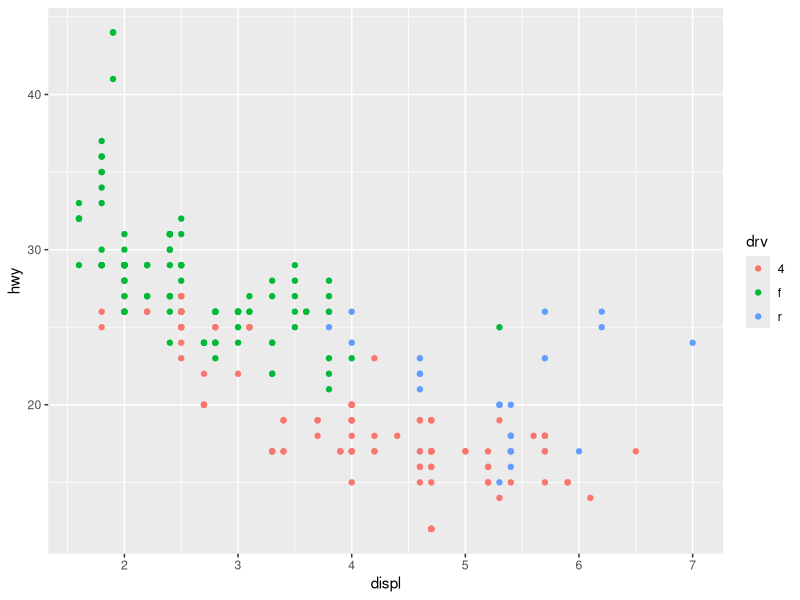
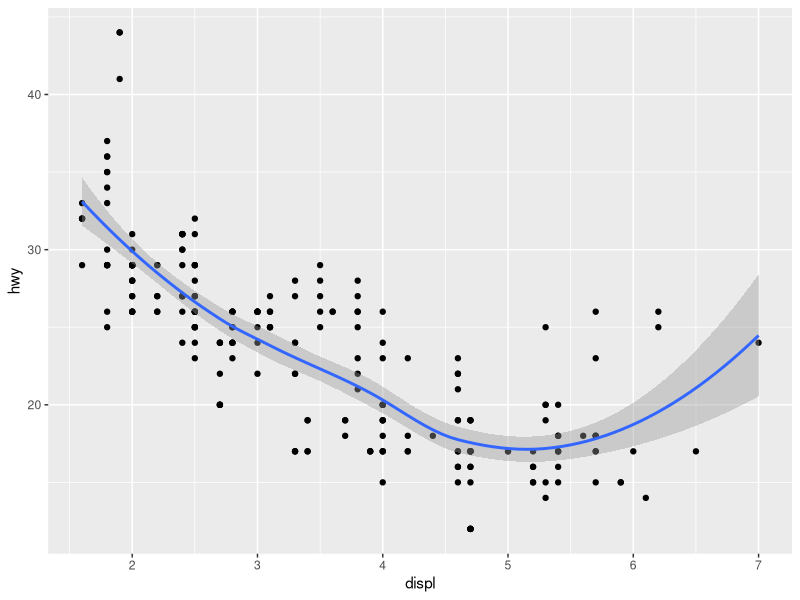
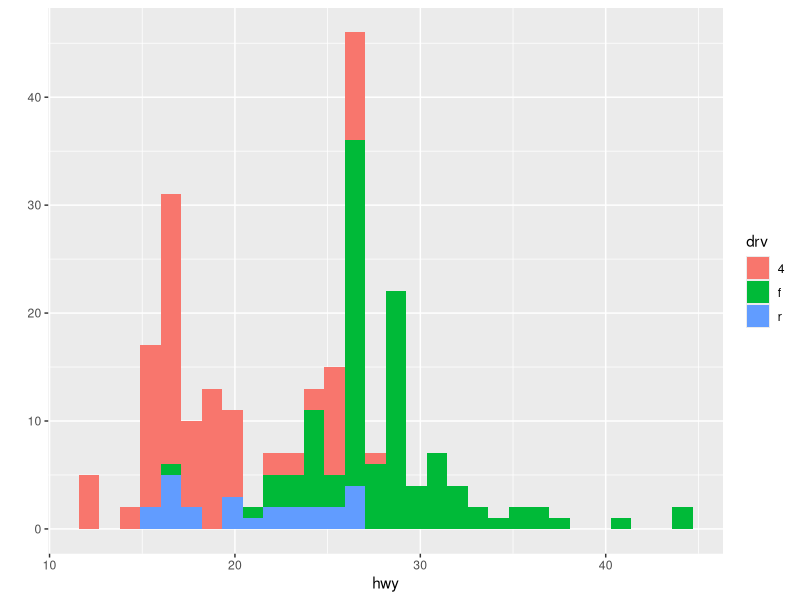
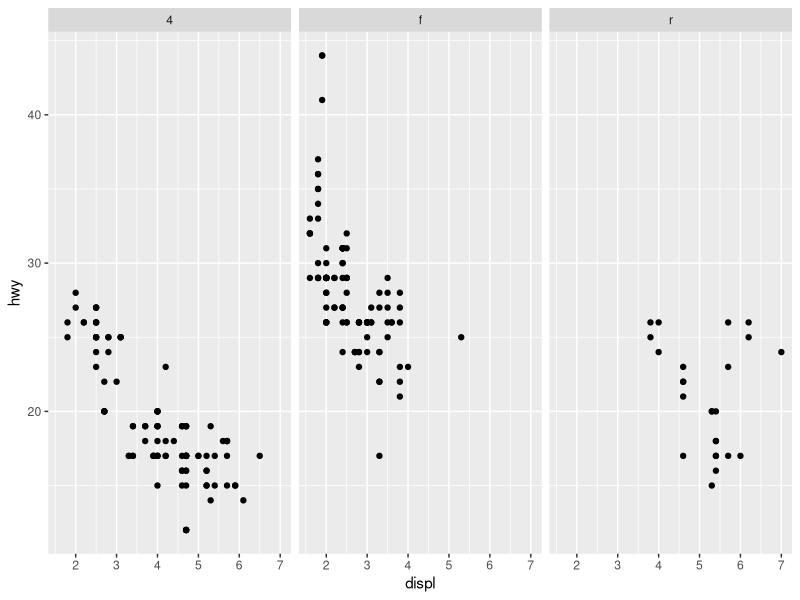
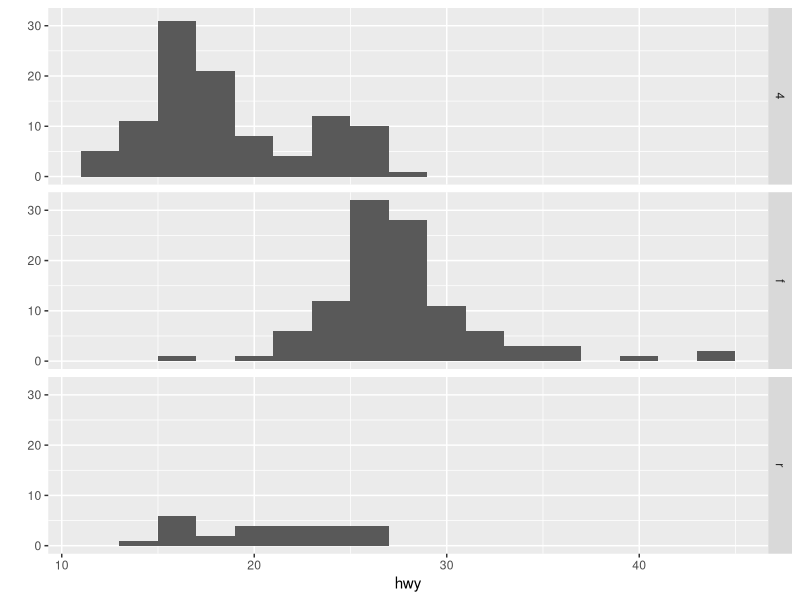
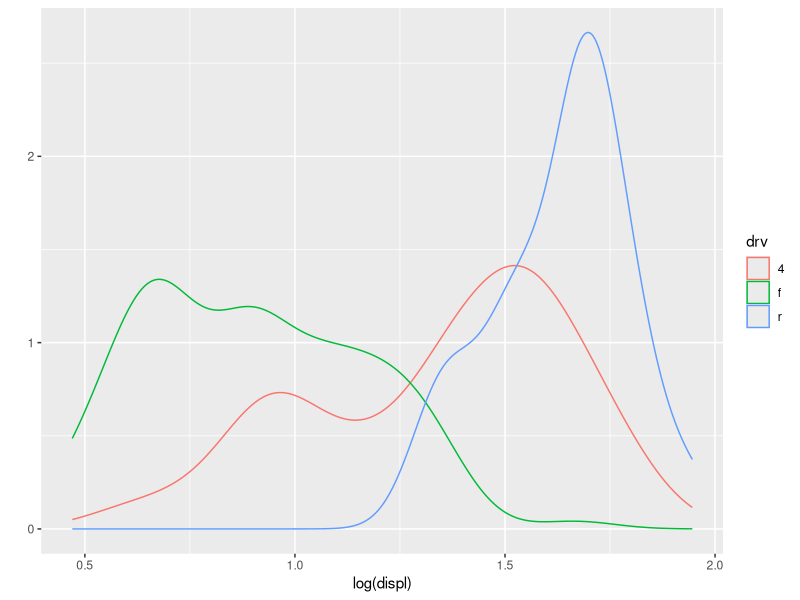
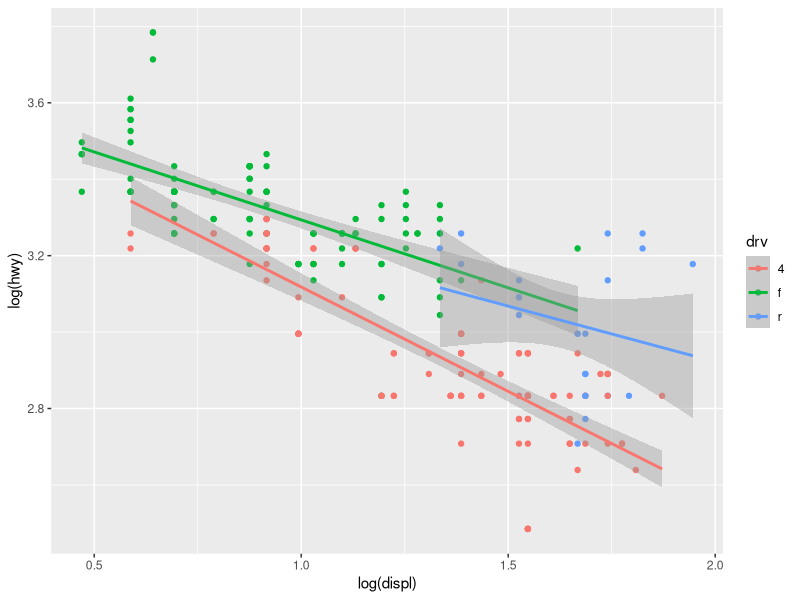
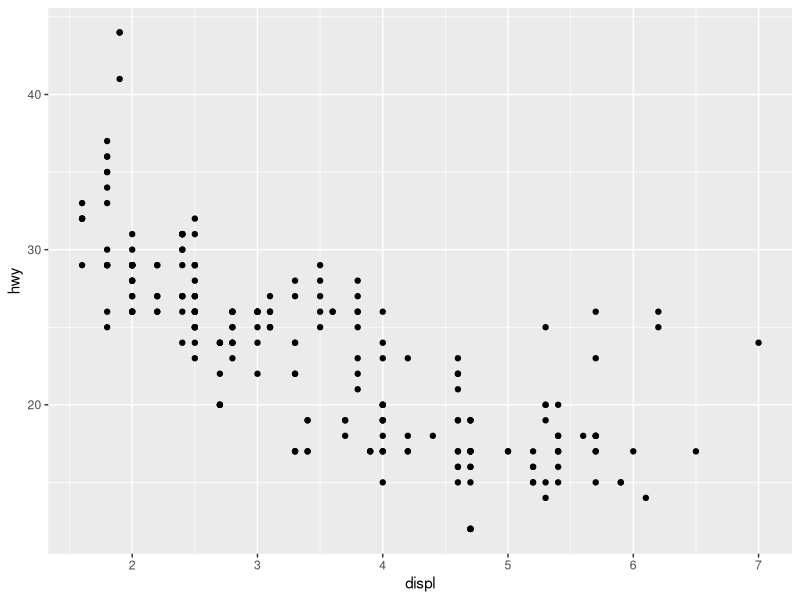

Generate these figures, in order, with R:

library(ggplot2)
library(dplyr)
library(plyr)
library(tidyr)
library(reshape2)

# PLOTTING- GGPLOT2 - grammar of graphics

# need to have a dataframe (use as.dataframe() code)

#######
#qplot#
#######

# a quick plotting tool - use ggplot for publication figures
?mpg
str(mpg)

# color the different data points
qplot(displ,hwy, data=mpg, color=drv)
#add a line
qplot(displ,hwy, data=mpg, geom=c("point","smooth")) 
  # default 95%CI for smooth, which follows the trend

# create a histogram
qplot(hwy, data=mpg, fill=drv)

# add a facet (row~column)
qplot(displ, hwy, data=mpg, facets=.~drv)

# facet histogram
qplot(hwy, data=mpg, facets=drv~., binwidth=2)

# density plots
qplot(log(displ), data=mpg, geom="density",color=drv)

# linear regressions in qplot
qplot(log(displ), log(hwy), data=mpg, color=drv, geom=c("point","smooth"), method="lm")


##########
# ggplot #
##########

# need to add layers to base
g <- ggplot(mpg, aes(displ,hwy))
summary(g)
# each portion of the graph is separated - easier to modify each point

# add points to the graph
g + geom_point()

# add a line
g + geom_point(aes(color=drv)) + geom_smooth(method="lm")

# just specify a color for the points, not based on a factor.
# alpha = transparency based on density
g + geom_point(color="steelblue", size=4, alpha=1/2) +
  geom_smooth(method="lm") +
  facet_grid(.~drv) +
  labs(title="Fuel economy of 38 popular car models", x="Engine Displacement (l)", y="Highway miles per gallon") +
  theme_bw(base_family="serif")

# Create a summary function

summarySE <- function(data=NULL, measurevar, groupvars=NULL, na.rm=FALSE,
                      conf.interval=.95, .drop=TRUE) {
#   library(plyr)
  
  # New version of length which can handle NA's: if na.rm==T, don't count them
  length2 <- function (x, na.rm=FALSE) {
    if (na.rm) sum(!is.na(x))
    else       length(x)
  }
  
  # This does the summary. For each group's data frame, return a vector with
  # N, mean, and sd
  datac <- plyr::ddply(data, groupvars, .drop=.drop,
                 .fun = function(xx, col) {
                   c(N    = length2(xx[[col]], na.rm=na.rm),
                     mean = mean   (xx[[col]], na.rm=na.rm),
                     sd   = sd     (xx[[col]], na.rm=na.rm)
                   )
                 },
                 measurevar
  )
  
  # Rename the "mean" column    
  datac <- plyr::rename(datac, c("mean" = measurevar))
  
  datac$se <- datac$sd / sqrt(datac$N)  # Calculate standard error of the mean
  
  # Confidence interval multiplier for standard error
  # Calculate t-statistic for confidence interval: 
  # e.g., if conf.interval is .95, use .975 (above/below), and use df=N-1
  ciMult <- qt(conf.interval/2 + .5, datac$N-1)
  datac$ci <- datac$se * ciMult
  
  return(datac)
}


mpgsum <- summarySE(mpg, measurevar="displ", groupvars=c("class","drv"))

ggplot(mpgsum, aes(x=drv, y=displ, color=class))+
  geom_errorbar(aes(ymin=displ-se, ymax=displ+se),width=.1)+
  geom_point()

# source() 


# Create a heat map
library(reshape2)

mtcars %>%
  select(c(1,3:7)) %>%
  cor() %>%
  round(2) %>%
  melt() %>%
  ggplot(aes(x=Var1,y=Var2, fill=value))+
  geom_tile()+ # gives a heat map of correlation
  scale_fill_gradient2(low="blue",high="red", mid="white", limit=c(-1,1))
